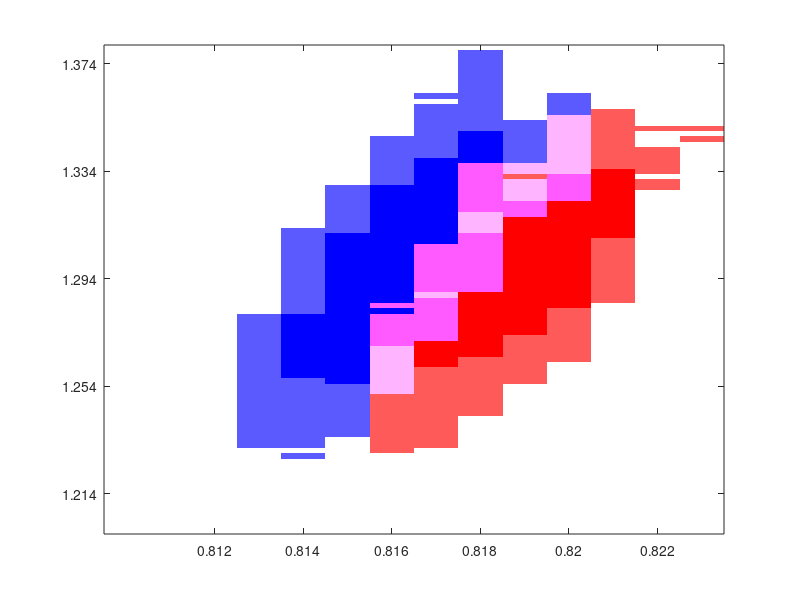

MATLAB code to generate this figure:


load('distance_grid_763.mat');
load('distance_grid_731.mat');

%pick a genotype [fu_g,FT_g]
%and a gecko
%this function looks at the cloud of that genotype
%and determines how well the gecko fits in that cloud
%[centerEE,centerFA,normalizedFA,normalizedEE,percent_distance]=distance_from_phenotype_center_Dec23(fu_g,FT_g,gecko);

% vary_fu_g=.814:.001:.823
vary_fu_g=.810:.001:.823;
vary_FT_g=1.200:.002:1.380;
% fu_grid=zeros(size(vary_fu_g,2),size(vary_FT_g,2));
% FT_grid=zeros(size(vary_fu_g,2),size(vary_FT_g,2));
% distance_grid_731b=zeros(size(vary_fu_g,2),size(vary_FT_g,2));
% distance_grid_763b=zeros(size(vary_fu_g,2),size(vary_FT_g,2));
% max_count=size(vary_fu_g,2)*size(vary_FT_g,2)
% count=0;
% for i=1:size(vary_fu_g,2)
%     fu_g=vary_fu_g(i)
%     for j=1:size(vary_FT_g,2)
%         count=count+1
%         FT_g=vary_FT_g(j)
%         fu_grid(i,j)=fu_g;
%         FT_grid(i,j)=FT_g;
%         [cEE,cFA,nFA,nEE,percent_distance]=distance_from_phenotype_center_Dec23(fu_g,FT_g,763);
%         distance_grid_763b(i,j)=percent_distance;
%         [cEE,cFA,nFA,nEE,percent_distance]=distance_from_phenotype_center_Dec23(fu_g,FT_g,731);
%         distance_grid_731b(i,j)=percent_distance;
%     end
% end
% 
% distance_grid=distance_grid';
% distance_grid_731=distance_grid_731';
% distance_grid_763=distance_grid_763';

outer=80;
k=90;
own_jpeg=zeros(size(vary_FT_g,2),size(vary_fu_g,2),3);
%red and light red
red=[distance_grid_731<50];
light_red=[distance_grid_731<outer].*(red==0);
own_jpeg(:,:,1)=own_jpeg(:,:,1)+red*255+light_red*255;
own_jpeg(:,:,2)=own_jpeg(:,:,2)+light_red*k;
own_jpeg(:,:,3)=own_jpeg(:,:,3)+light_red*k;
%blue and light blue
blue=[distance_grid_763<50];
light_blue=[distance_grid_763<outer].*(blue==0);
own_jpeg(:,:,3)=own_jpeg(:,:,3)+blue*255+light_blue*255;
own_jpeg(:,:,2)=own_jpeg(:,:,2)+light_blue*k;
own_jpeg(:,:,1)=own_jpeg(:,:,1)+light_blue*k;
%white
white=(own_jpeg(:,:,1)==0).*(own_jpeg(:,:,3)==0).*(own_jpeg(:,:,2)==0);
own_jpeg(:,:,2)=own_jpeg(:,:,2)+255*white;
own_jpeg(:,:,1)=max(own_jpeg(:,:,1),255*white);
own_jpeg(:,:,3)=max(own_jpeg(:,:,3),255*white);
own_jpeg=uint8(own_jpeg);
figure(9)
image(own_jpeg)
axis xy
qY=8:20:size(vary_FT_g,2);
set(gca,'YTick',qY)
set(gca,'YTickLabel',vary_FT_g(qY))
qX=3:2:size(vary_fu_g,2);
set(gca,'XTick',qX)
set(gca,'XTickLabel',vary_fu_g(qX))   



% cloudG=3*(distance_grid_731<80)+5*(distance_grid_731<50)+...
%     +7*(distance_grid_763<80)+11*(distance_grid_763<50);
% figure(9)
% image(cloudG)
% axis xy
% map=colormap;
% map(1,:)=[1 1 1];
% map(3,:)=[1 .5 .5];
% map(7,:)=[.5 .5 1];
% map(8,:)=[1 0 0];
% map(10,:)=[1 0 1];
% map(15,:)=[.5 0 .5];
% map(18,:)=[0 0 1];
% map(21,:)=[.5 0 1];
% colormap(map)
% qY=1:5:size(vary_FT_g,2);
% set(gca,'YTick',qY)
% set(gca,'YTickLabel',vary_FT_g(qY))
% qX=1:2:size(vary_fu_g,2);
% set(gca,'XTick',qX)
% set(gca,'XTickLabel',vary_fu_g(qX))



% % %here, looking at the matches with the matched genotypes
% % %very good!
% % gecko_labels=[681   682   731   732   735   763   772   773];
% % for i=1:8
% %     gecko=gecko_labels(i)
% %     [D1,fu_g,fv,gu,gv,m,FT_g]=retrieve_genotype_Dec18(gecko);
% %     [centerEE,centerFA,normalizedFA,normalizedEE,percent_distance]=distance_from_phenotype_center_Dec23(fu_g,FT_g,gecko);
% %     percent_distance
% % end

 

    